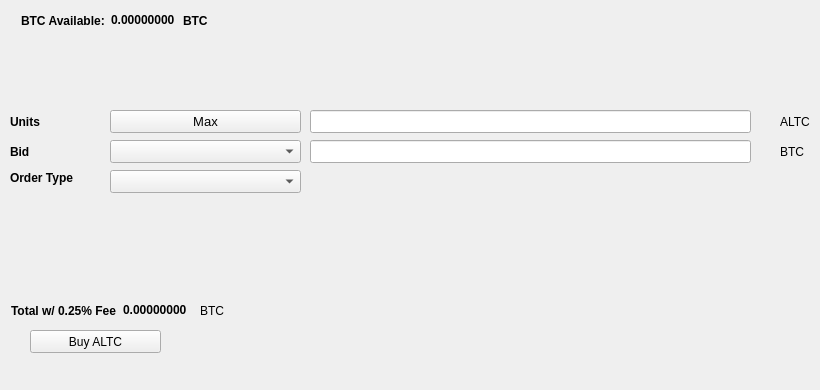
   <widget class="QWidget" name="BuyTab">
    <attribute name="title">
     <string>Buy</string>
    </attribute>
    <widget class="QPushButton" name="BuyALTC">
     <property name="geometry">
      <rect>
       <x>30</x>
       <y>330</y>
       <width>131</width>
       <height>23</height>
      </rect>
     </property>
     <property name="text">
      <string>Buy ALTC</string>
     </property>
     <property name="icon">
      <iconset resource="../ALTC.qrc">
       <normaloff>:/icons/bitcoin</normaloff>:/icons/bitcoin</iconset>
     </property>
    </widget>
    <widget class="QLabel" name="label_3">
     <property name="geometry">
      <rect>
       <x>10</x>
       <y>110</y>
       <width>46</width>
       <height>23</height>
      </rect>
     </property>
     <property name="font">
      <font>
       <weight>75</weight>
       <bold>true</bold>
      </font>
     </property>
     <property name="text">
      <string>Units</string>
     </property>
    </widget>
    <widget class="QLineEdit" name="UnitsInput">
     <property name="geometry">
      <rect>
       <x>310</x>
       <y>110</y>
       <width>441</width>
       <height>23</height>
      </rect>
     </property>
     <property name="font">
      <font>
       <pointsize>9</pointsize>
       <weight>75</weight>
       <bold>true</bold>
      </font>
     </property>
    </widget>
    <widget class="QLineEdit" name="BuyBidPriceEdit">
     <property name="geometry">
      <rect>
       <x>310</x>
       <y>140</y>
       <width>441</width>
       <height>23</height>
      </rect>
     </property>
     <property name="font">
      <font>
       <pointsize>9</pointsize>
       <weight>75</weight>
       <bold>true</bold>
      </font>
     </property>
    </widget>
    <widget class="QLabel" name="label_4">
     <property name="geometry">
      <rect>
       <x>780</x>
       <y>110</y>
       <width>31</width>
       <height>23</height>
      </rect>
     </property>
     <property name="text">
      <string>ALTC</string>
     </property>
    </widget>
    <widget class="QLabel" name="label_5">
     <property name="geometry">
      <rect>
       <x>780</x>
       <y>140</y>
       <width>31</width>
       <height>23</height>
      </rect>
     </property>
     <property name="text">
      <string>BTC</string>
     </property>
    </widget>
    <widget class="QLabel" name="label_6">
     <property name="geometry">
      <rect>
       <x>10</x>
       <y>140</y>
       <width>46</width>
       <height>23</height>
      </rect>
     </property>
     <property name="font">
      <font>
       <weight>75</weight>
       <bold>true</bold>
      </font>
     </property>
     <property name="text">
      <string>Bid</string>
     </property>
    </widget>
    <widget class="QLabel" name="label_7">
     <property name="geometry">
      <rect>
       <x>10</x>
       <y>170</y>
       <width>91</width>
       <height>16</height>
      </rect>
     </property>
     <property name="font">
      <font>
       <weight>75</weight>
       <bold>true</bold>
      </font>
     </property>
     <property name="text">
      <string>Order Type</string>
     </property>
    </widget>
    <widget class="QPushButton" name="Buy_Max_Amount">
     <property name="geometry">
      <rect>
       <x>110</x>
       <y>110</y>
       <width>191</width>
       <height>23</height>
      </rect>
     </property>
     <property name="font">
      <font>
       <pointsize>10</pointsize>
      </font>
     </property>
     <property name="text">
      <string>Max</string>
     </property>
    </widget>
    <widget class="QComboBox" name="BuyBidcomboBox">
     <property name="geometry">
      <rect>
       <x>110</x>
       <y>140</y>
       <width>191</width>
       <height>23</height>
      </rect>
     </property>
     <property name="font">
      <font>
       <pointsize>10</pointsize>
      </font>
     </property>
    </widget>
    <widget class="QComboBox" name="buyOrdertypeCombo">
     <property name="geometry">
      <rect>
       <x>110</x>
       <y>170</y>
       <width>191</width>
       <height>23</height>
      </rect>
     </property>
     <property name="font">
      <font>
       <pointsize>10</pointsize>
      </font>
     </property>
    </widget>
    <widget class="QWidget" name="layoutWidget1">
     <property name="geometry">
      <rect>
       <x>21</x>
       <y>11</y>
       <width>227</width>
       <height>19</height>
      </rect>
     </property>
     <layout class="QHBoxLayout" name="horizontalLayout_3">
      <item>
       <widget class="QLabel" name="label232">
        <property name="font">
         <font>
          <weight>75</weight>
          <bold>true</bold>
         </font>
        </property>
        <property name="text">
         <string>BTC Available:</string>
        </property>
       </widget>
      </item>
      <item>
       <widget class="QLabel" name="BtcAvailableLbl">
        <property name="palette">
         <palette>
          <active>
           <colorrole role="WindowText">
            <brush brushstyle="SolidPattern">
             <color alpha="255">
              <red>0</red>
              <green>0</green>
              <blue>0</blue>
             </color>
            </brush>
           </colorrole>
           <colorrole role="Button">
            <brush brushstyle="SolidPattern">
             <color alpha="255">
              <red>0</red>
              <green>170</green>
              <blue>0</blue>
             </color>
            </brush>
           </colorrole>
           <colorrole role="Light">
            <brush brushstyle="SolidPattern">
             <color alpha="255">
              <red>0</red>
              <green>255</green>
              <blue>0</blue>
             </color>
            </brush>
           </colorrole>
           <colorrole role="Midlight">
            <brush brushstyle="SolidPattern">
             <color alpha="255">
              <red>0</red>
              <green>212</green>
              <blue>0</blue>
             </color>
            </brush>
           </colorrole>
           <colorrole role="Dark">
            <brush brushstyle="SolidPattern">
             <color alpha="255">
              <red>0</red>
              <green>85</green>
              <blue>0</blue>
             </color>
            </brush>
           </colorrole>
           <colorrole role="Mid">
            <brush brushstyle="SolidPattern">
             <color alpha="255">
              <red>0</red>
              <green>113</green>
              <blue>0</blue>
             </color>
            </brush>
           </colorrole>
           <colorrole role="Text">
            <brush brushstyle="SolidPattern">
             <color alpha="255">
              <red>0</red>
              <green>170</green>
              <blue>0</blue>
             </color>
            </brush>
           </colorrole>
           <colorrole role="BrightText">
            <brush brushstyle="SolidPattern">
             <color alpha="255">
              <red>255</red>
              <green>255</green>
              <blue>255</blue>
             </color>
            </brush>
           </colorrole>
           <colorrole role="ButtonText">
            <brush brushstyle="SolidPattern">
             <color alpha="255">
              <red>0</red>
              <green>0</green>
              <blue>0</blue>
             </color>
            </brush>
           </colorrole>
           <colorrole role="Base">
            <brush brushstyle="SolidPattern">
             <color alpha="255">
              <red>255</red>
              <green>255</green>
              <blue>255</blue>
             </color>
            </brush>
           </colorrole>
           <colorrole role="Window">
            <brush brushstyle="SolidPattern">
             <color alpha="255">
              <red>0</red>
              <green>170</green>
              <blue>0</blue>
             </color>
            </brush>
           </colorrole>
           <colorrole role="Shadow">
            <brush brushstyle="SolidPattern">
             <color alpha="255">
              <red>0</red>
              <green>0</green>
              <blue>0</blue>
             </color>
            </brush>
           </colorrole>
           <colorrole role="AlternateBase">
            <brush brushstyle="SolidPattern">
             <color alpha="255">
              <red>127</red>
              <green>212</green>
              <blue>127</blue>
             </color>
            </brush>
           </colorrole>
           <colorrole role="ToolTipBase">
            <brush brushstyle="SolidPattern">
             <color alpha="255">
              <red>255</red>
              <green>255</green>
              <blue>220</blue>
             </color>
            </brush>
           </colorrole>
           <colorrole role="ToolTipText">
            <brush brushstyle="SolidPattern">
             <color alpha="255">
              <red>0</red>
              <green>0</green>
              <blue>0</blue>
             </color>
            </brush>
           </colorrole>
          </active>
          <inactive>
           <colorrole role="WindowText">
            <brush brushstyle="SolidPattern">
             <color alpha="255">
              <red>0</red>
              <green>0</green>
              <blue>0</blue>
             </color>
            </brush>
           </colorrole>
           <colorrole role="Button">
            <brush brushstyle="SolidPattern">
             <color alpha="255">
              <red>0</red>
              <green>170</green>
              <blue>0</blue>
             </color>
            </brush>
           </colorrole>
           <colorrole role="Light">
            <brush brushstyle="SolidPattern">
             <color alpha="255">
              <red>0</red>
              <green>255</green>
              <blue>0</blue>
             </color>
            </brush>
           </colorrole>
           <colorrole role="Midlight">
            <brush brushstyle="SolidPattern">
             <color alpha="255">
              <red>0</red>
              <green>212</green>
              <blue>0</blue>
             </color>
            </brush>
           </colorrole>
           <colorrole role="Dark">
            <brush brushstyle="SolidPattern">
             <color alpha="255">
              <red>0</red>
              <green>85</green>
              <blue>0</blue>
             </color>
            </brush>
           </colorrole>
           <colorrole role="Mid">
            <brush brushstyle="SolidPattern">
             <color alpha="255">
              <red>0</red>
              <green>113</green>
              <blue>0</blue>
             </color>
            </brush>
           </colorrole>
           <colorrole role="Text">
            <brush brushstyle="SolidPattern">
             <color alpha="255">
              <red>0</red>
              <green>170</green>
              <blue>0</blue>
             </color>
            </brush>
           </colorrole>
           <colorrole role="BrightText">
            <brush brushstyle="SolidPattern">
             <color alpha="255">
              <red>255</red>
              <green>255</green>
              <blue>255</blue>
             </color>
            </brush>
           </colorrole>
           <colorrole role="ButtonText">
            <brush brushstyle="SolidPattern">
             <color alpha="255">
              <red>0</red>
              <green>0</green>
              <blue>0</blue>
             </color>
            </brush>
           </colorrole>
           <colorrole role="Base">
            <brush brushstyle="SolidPattern">
             <color alpha="255">
              <red>255</red>
              <green>255</green>
              <blue>255</blue>
             </color>
            </brush>
           </colorrole>
           <colorrole role="Window">
            <brush brushstyle="SolidPattern">
             <color alpha="255">
              <red>0</red>
              <green>170</green>
              <blue>0</blue>
             </color>
            </brush>
           </colorrole>
           <colorrole role="Shadow">
            <brush brushstyle="SolidPattern">
             <color alpha="255">
              <red>0</red>
              <green>0</green>
              <blue>0</blue>
             </color>
            </brush>
           </colorrole>
           <colorrole role="AlternateBase">
            <brush brushstyle="SolidPattern">
             <color alpha="255">
              <red>127</red>
              <green>212</green>
              <blue>127</blue>
             </color>
            </brush>
           </colorrole>
           <colorrole role="ToolTipBase">
            <brush brushstyle="SolidPattern">
             <color alpha="255">
              <red>255</red>
              <green>255</green>
              <blue>220</blue>
             </color>
            </brush>
           </colorrole>
           <colorrole role="ToolTipText">
            <brush brushstyle="SolidPattern">
             <color alpha="255">
              <red>0</red>
              <green>0</green>
              <blue>0</blue>
             </color>
            </brush>
           </colorrole>
          </inactive>
          <disabled>
           <colorrole role="WindowText">
            <brush brushstyle="SolidPattern">
             <color alpha="255">
              <red>0</red>
              <green>85</green>
              <blue>0</blue>
             </color>
            </brush>
           </colorrole>
           <colorrole role="Button">
            <brush brushstyle="SolidPattern">
             <color alpha="255">
              <red>0</red>
              <green>170</green>
              <blue>0</blue>
             </color>
            </brush>
           </colorrole>
           <colorrole role="Light">
            <brush brushstyle="SolidPattern">
             <color alpha="255">
              <red>0</red>
              <green>255</green>
              <blue>0</blue>
             </color>
            </brush>
           </colorrole>
           <colorrole role="Midlight">
            <brush brushstyle="SolidPattern">
             <color alpha="255">
              <red>0</red>
              <green>212</green>
              <blue>0</blue>
             </color>
            </brush>
           </colorrole>
           <colorrole role="Dark">
            <brush brushstyle="SolidPattern">
             <color alpha="255">
              <red>0</red>
              <green>85</green>
              <blue>0</blue>
             </color>
            </brush>
           </colorrole>
           <colorrole role="Mid">
            <brush brushstyle="SolidPattern">
             <color alpha="255">
              <red>0</red>
              <green>113</green>
              <blue>0</blue>
             </color>
            </brush>
           </colorrole>
           <colorrole role="Text">
            <brush brushstyle="SolidPattern">
             <color alpha="255">
              <red>0</red>
              <green>85</green>
              <blue>0</blue>
             </color>
            </brush>
           </colorrole>
           <colorrole role="BrightText">
            <brush brushstyle="SolidPattern">
             <color alpha="255">
              <red>255</red>
              <green>255</green>
              <blue>255</blue>
             </color>
            </brush>
           </colorrole>
           <colorrole role="ButtonText">
            <brush brushstyle="SolidPattern">
             <color alpha="255">
              <red>0</red>
              <green>85</green>
              <blue>0</blue>
             </color>
            </brush>
           </colorrole>
           <colorrole role="Base">
            <brush brushstyle="SolidPattern">
             <color alpha="255">
              <red>0</red>
              <green>170</green>
              <blue>0</blue>
             </color>
            </brush>
           </colorrole>
           <colorrole role="Window">
            <brush brushstyle="SolidPattern">
             <color alpha="255">
              <red>0</red>
              <green>170</green>
              <blue>0</blue>
             </color>
            </brush>
           </colorrole>
           <colorrole role="Shadow">
            <brush brushstyle="SolidPattern">
             <color alpha="255">
              <red>0</red>
              <green>0</green>
              <blue>0</blue>
             </color>
            </brush>
           </colorrole>
           <colorrole role="AlternateBase">
            <brush brushstyle="SolidPattern">
             <color alpha="255">
              <red>0</red>
              <green>170</green>
              <blue>0</blue>
             </color>
            </brush>
           </colorrole>
           <colorrole role="ToolTipBase">
            <brush brushstyle="SolidPattern">
             <color alpha="255">
              <red>255</red>
              <green>255</green>
              <blue>220</blue>
             </color>
            </brush>
           </colorrole>
           <colorrole role="ToolTipText">
            <brush brushstyle="SolidPattern">
             <color alpha="255">
              <red>0</red>
              <green>0</green>
              <blue>0</blue>
             </color>
            </brush>
           </colorrole>
          </disabled>
         </palette>
        </property>
        <property name="font">
         <font>
          <weight>75</weight>
          <bold>true</bold>
         </font>
        </property>
        <property name="text">
         <string>0.00000000</string>
        </property>
        <property name="textInteractionFlags">
         <set>Qt::LinksAccessibleByMouse|Qt::TextSelectableByKeyboard|Qt::TextSelectableByMouse</set>
        </property>
       </widget>
      </item>
      <item>
       <widget class="QLabel" name="BtcAvailableLbl_2">
        <property name="font">
         <font>
          <weight>75</weight>
          <bold>true</bold>
         </font>
        </property>
        <property name="text">
         <string>BTC</string>
        </property>
       </widget>
      </item>
     </layout>
    </widget>
    <widget class="QWidget" name="layoutWidge2">
     <property name="geometry">
      <rect>
       <x>11</x>
       <y>301</y>
       <width>259</width>
       <height>19</height>
      </rect>
     </property>
     <layout class="QHBoxLayout" name="horizontalLayout_4">
      <item>
       <widget class="QLabel" name="label_9">
        <property name="font">
         <font>
          <weight>75</weight>
          <bold>true</bold>
         </font>
        </property>
        <property name="text">
         <string>Total w/ 0.25% Fee</string>
        </property>
       </widget>
      </item>
      <item>
       <widget class="QLabel" name="BuyCostLabel">
        <property name="palette">
         <palette>
          <active>
           <colorrole role="WindowText">
            <brush brushstyle="SolidPattern">
             <color alpha="255">
              <red>0</red>
              <green>0</green>
              <blue>0</blue>
             </color>
            </brush>
           </colorrole>
           <colorrole role="Button">
            <brush brushstyle="SolidPattern">
             <color alpha="255">
              <red>0</red>
              <green>170</green>
              <blue>0</blue>
             </color>
            </brush>
           </colorrole>
           <colorrole role="Light">
            <brush brushstyle="SolidPattern">
             <color alpha="255">
              <red>0</red>
              <green>255</green>
              <blue>0</blue>
             </color>
            </brush>
           </colorrole>
           <colorrole role="Midlight">
            <brush brushstyle="SolidPattern">
             <color alpha="255">
              <red>0</red>
              <green>212</green>
              <blue>0</blue>
             </color>
            </brush>
           </colorrole>
           <colorrole role="Dark">
            <brush brushstyle="SolidPattern">
             <color alpha="255">
              <red>0</red>
              <green>85</green>
              <blue>0</blue>
             </color>
            </brush>
           </colorrole>
           <colorrole role="Mid">
            <brush brushstyle="SolidPattern">
             <color alpha="255">
              <red>0</red>
              <green>113</green>
              <blue>0</blue>
             </color>
            </brush>
           </colorrole>
           <colorrole role="Text">
            <brush brushstyle="SolidPattern">
             <color alpha="255">
              <red>0</red>
              <green>170</green>
              <blue>0</blue>
             </color>
            </brush>
           </colorrole>
           <colorrole role="BrightText">
            <brush brushstyle="SolidPattern">
             <color alpha="255">
              <red>255</red>
              <green>255</green>
              <blue>255</blue>
             </color>
            </brush>
           </colorrole>
           <colorrole role="ButtonText">
            <brush brushstyle="SolidPattern">
             <color alpha="255">
              <red>0</red>
              <green>0</green>
              <blue>0</blue>
             </color>
            </brush>
           </colorrole>
           <colorrole role="Base">
            <brush brushstyle="SolidPattern">
             <color alpha="255">
              <red>255</red>
              <green>255</green>
              <blue>255</blue>
             </color>
            </brush>
           </colorrole>
           <colorrole role="Window">
            <brush brushstyle="SolidPattern">
             <color alpha="255">
              <red>0</red>
              <green>170</green>
              <blue>0</blue>
             </color>
            </brush>
           </colorrole>
           <colorrole role="Shadow">
            <brush brushstyle="SolidPattern">
             <color alpha="255">
              <red>0</red>
              <green>0</green>
              <blue>0</blue>
             </color>
            </brush>
           </colorrole>
           <colorrole role="AlternateBase">
            <brush brushstyle="SolidPattern">
             <color alpha="255">
              <red>127</red>
              <green>212</green>
              <blue>127</blue>
             </color>
            </brush>
           </colorrole>
           <colorrole role="ToolTipBase">
            <brush brushstyle="SolidPattern">
             <color alpha="255">
              <red>255</red>
              <green>255</green>
              <blue>220</blue>
             </color>
            </brush>
           </colorrole>
           <colorrole role="ToolTipText">
            <brush brushstyle="SolidPattern">
             <color alpha="255">
              <red>0</red>
              <green>0</green>
              <blue>0</blue>
             </color>
            </brush>
           </colorrole>
          </active>
          <inactive>
           <colorrole role="WindowText">
            <brush brushstyle="SolidPattern">
             <color alpha="255">
              <red>0</red>
              <green>0</green>
              <blue>0</blue>
             </color>
            </brush>
           </colorrole>
           <colorrole role="Button">
            <brush brushstyle="SolidPattern">
             <color alpha="255">
              <red>0</red>
              <green>170</green>
              <blue>0</blue>
             </color>
            </brush>
           </colorrole>
           <colorrole role="Light">
            <brush brushstyle="SolidPattern">
             <color alpha="255">
              <red>0</red>
              <green>255</green>
              <blue>0</blue>
             </color>
            </brush>
           </colorrole>
           <colorrole role="Midlight">
            <brush brushstyle="SolidPattern">
             <color alpha="255">
              <red>0</red>
              <green>212</green>
              <blue>0</blue>
             </color>
            </brush>
           </colorrole>
           <colorrole role="Dark">
            <brush brushstyle="SolidPattern">
             <color alpha="255">
              <red>0</red>
              <green>85</green>
              <blue>0</blue>
             </color>
            </brush>
           </colorrole>
           <colorrole role="Mid">
            <brush brushstyle="SolidPattern">
             <color alpha="255">
              <red>0</red>
              <green>113</green>
              <blue>0</blue>
             </color>
            </brush>
           </colorrole>
           <colorrole role="Text">
            <brush brushstyle="SolidPattern">
             <color alpha="255">
              <red>0</red>
              <green>170</green>
              <blue>0</blue>
             </color>
            </brush>
           </colorrole>
           <colorrole role="BrightText">
            <brush brushstyle="SolidPattern">
             <color alpha="255">
              <red>255</red>
              <green>255</green>
              <blue>255</blue>
             </color>
            </brush>
           </colorrole>
           <colorrole role="ButtonText">
            <brush brushstyle="SolidPattern">
             <color alpha="255">
              <red>0</red>
              <green>0</green>
              <blue>0</blue>
             </color>
            </brush>
           </colorrole>
           <colorrole role="Base">
            <brush brushstyle="SolidPattern">
             <color alpha="255">
              <red>255</red>
              <green>255</green>
              <blue>255</blue>
             </color>
            </brush>
           </colorrole>
           <colorrole role="Window">
            <brush brushstyle="SolidPattern">
             <color alpha="255">
              <red>0</red>
              <green>170</green>
              <blue>0</blue>
             </color>
            </brush>
           </colorrole>
           <colorrole role="Shadow">
            <brush brushstyle="SolidPattern">
             <color alpha="255">
              <red>0</red>
              <green>0</green>
              <blue>0</blue>
             </color>
            </brush>
           </colorrole>
           <colorrole role="AlternateBase">
            <brush brushstyle="SolidPattern">
             <color alpha="255">
              <red>127</red>
              <green>212</green>
              <blue>127</blue>
             </color>
            </brush>
           </colorrole>
           <colorrole role="ToolTipBase">
            <brush brushstyle="SolidPattern">
             <color alpha="255">
              <red>255</red>
              <green>255</green>
              <blue>220</blue>
             </color>
            </brush>
           </colorrole>
           <colorrole role="ToolTipText">
            <brush brushstyle="SolidPattern">
             <color alpha="255">
              <red>0</red>
              <green>0</green>
              <blue>0</blue>
             </color>
            </brush>
           </colorrole>
          </inactive>
          <disabled>
           <colorrole role="WindowText">
            <brush brushstyle="SolidPattern">
             <color alpha="255">
              <red>0</red>
              <green>85</green>
              <blue>0</blue>
             </color>
            </brush>
           </colorrole>
           <colorrole role="Button">
            <brush brushstyle="SolidPattern">
             <color alpha="255">
              <red>0</red>
              <green>170</green>
              <blue>0</blue>
             </color>
            </brush>
           </colorrole>
           <colorrole role="Light">
            <brush brushstyle="SolidPattern">
             <color alpha="255">
              <red>0</red>
              <green>255</green>
              <blue>0</blue>
             </color>
            </brush>
           </colorrole>
           <colorrole role="Midlight">
            <brush brushstyle="SolidPattern">
             <color alpha="255">
              <red>0</red>
              <green>212</green>
              <blue>0</blue>
             </color>
            </brush>
           </colorrole>
           <colorrole role="Dark">
            <brush brushstyle="SolidPattern">
             <color alpha="255">
              <red>0</red>
              <green>85</green>
              <blue>0</blue>
             </color>
            </brush>
           </colorrole>
           <colorrole role="Mid">
            <brush brushstyle="SolidPattern">
             <color alpha="255">
              <red>0</red>
              <green>113</green>
              <blue>0</blue>
             </color>
            </brush>
           </colorrole>
           <colorrole role="Text">
            <brush brushstyle="SolidPattern">
             <color alpha="255">
              <red>0</red>
              <green>85</green>
              <blue>0</blue>
             </color>
            </brush>
           </colorrole>
           <colorrole role="BrightText">
            <brush brushstyle="SolidPattern">
             <color alpha="255">
              <red>255</red>
              <green>255</green>
              <blue>255</blue>
             </color>
            </brush>
           </colorrole>
           <colorrole role="ButtonText">
            <brush brushstyle="SolidPattern">
             <color alpha="255">
              <red>0</red>
              <green>85</green>
              <blue>0</blue>
             </color>
            </brush>
           </colorrole>
           <colorrole role="Base">
            <brush brushstyle="SolidPattern">
             <color alpha="255">
              <red>0</red>
              <green>170</green>
              <blue>0</blue>
             </color>
            </brush>
           </colorrole>
           <colorrole role="Window">
            <brush brushstyle="SolidPattern">
             <color alpha="255">
              <red>0</red>
              <green>170</green>
              <blue>0</blue>
             </color>
            </brush>
           </colorrole>
           <colorrole role="Shadow">
            <brush brushstyle="SolidPattern">
             <color alpha="255">
              <red>0</red>
              <green>0</green>
              <blue>0</blue>
             </color>
            </brush>
           </colorrole>
           <colorrole role="AlternateBase">
            <brush brushstyle="SolidPattern">
             <color alpha="255">
              <red>0</red>
              <green>170</green>
              <blue>0</blue>
             </color>
            </brush>
           </colorrole>
           <colorrole role="ToolTipBase">
            <brush brushstyle="SolidPattern">
             <color alpha="255">
              <red>255</red>
              <green>255</green>
              <blue>220</blue>
             </color>
            </brush>
           </colorrole>
           <colorrole role="ToolTipText">
            <brush brushstyle="SolidPattern">
             <color alpha="255">
              <red>0</red>
              <green>0</green>
              <blue>0</blue>
             </color>
            </brush>
           </colorrole>
          </disabled>
         </palette>
        </property>
        <property name="font">
         <font>
          <weight>75</weight>
          <bold>true</bold>
         </font>
        </property>
        <property name="autoFillBackground">
         <bool>false</bool>
        </property>
        <property name="text">
         <string>0.00000000</string>
        </property>
        <property name="textInteractionFlags">
         <set>Qt::LinksAccessibleByMouse|Qt::TextSelectableByMouse</set>
        </property>
       </widget>
      </item>
      <item>
       <widget class="QLabel" name="label_10">
        <property name="font">
         <font>
          <weight>50</weight>
          <bold>false</bold>
         </font>
        </property>
        <property name="text">
         <string>BTC</string>
        </property>
       </widget>
      </item>
     </layout>
    </widget>
    <widget class="QLabel" name="label_24">
     <property name="geometry">
      <rect>
       <x>460</x>
       <y>300</y>
       <width>281</width>
       <height>81</height>
      </rect>
     </property>
     <property name="text">
      <string/>
     </property>
     <property name="pixmap">
      <pixmap>:/images/bittrex</pixmap>
     </property>
    </widget>
   </widget>
